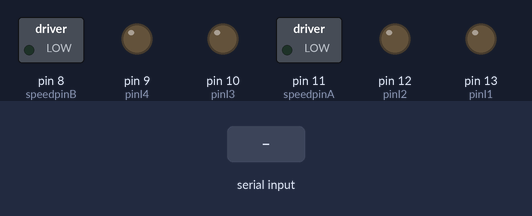
This sketch was run on a simulated Arduino Uno, built with avr-gcc and run on an emulated ATmega328P. Parts: switched loads named in the sketch (green lamp = pin HIGH), output pins drawn as LEDs (lit = HIGH). The inputs (shaded band) are chosen by the test bench.

Above: at 1.2 s.
1.3 s: "a90\n" received over Serial
At 3.5 s:
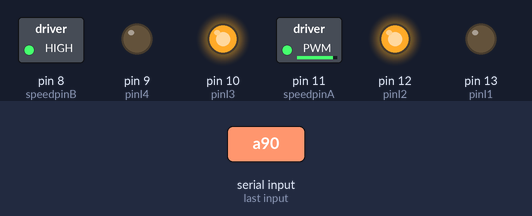
3.8 s: "a,45\n" received over Serial
At 5.6 s:
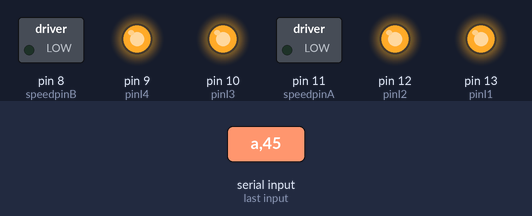
6.3 s: "r90\n" received over Serial
At 8.4 s:
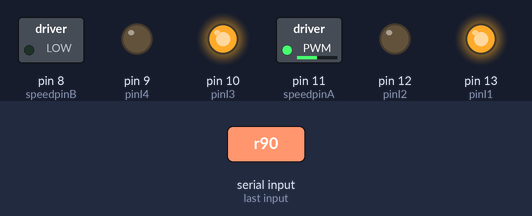
8.7 s: "m90\n" received over Serial
At 10.5 s:
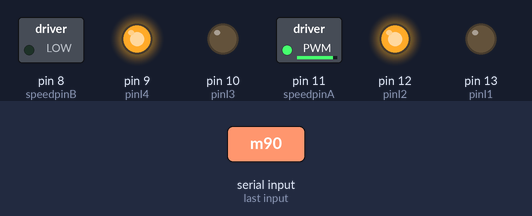
11.1 s: "r,45\n" received over Serial
At 12.4 s:
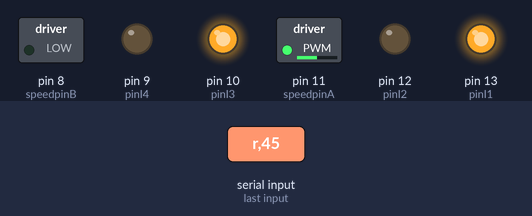
13.6 s: "m,45\n" received over Serial
At 15.4 s:
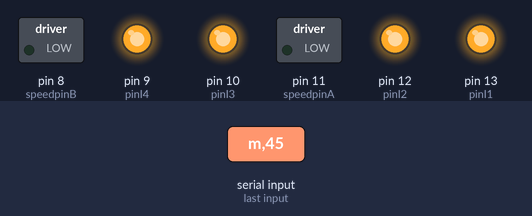
Timing chart, 0 to 16.9 s (numbered marks = the images above; inputs shaded):
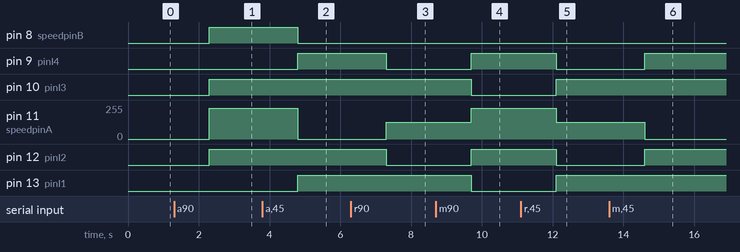

The sketch:

SerialEvent.ino
```cpp
// Calculate based on max input size expected for one command
#define INPUT_SIZE 9
#define COMMAND_SIZE 4

char input[INPUT_SIZE];
boolean stringComplete = false;

char functionCalled;
int params[2];

int pinI1=13;//define I1 port
int pinI2=12;//define I2 port
int speedpinA=11;//define EA(PWM speed regulation)port

int pinI3=10;//define I3 port
int pinI4=9;//define I4 port
int speedpinB=8;//define EB(PWM speed regulation)port


void setup() {
  pinMode(pinI1,OUTPUT);//define this port as output
  pinMode(pinI2,OUTPUT);
  pinMode(speedpinA,OUTPUT);

  pinMode(pinI3,OUTPUT);//define this port as output
  pinMode(pinI4,OUTPUT);
  pinMode(speedpinB,OUTPUT);
  Serial.begin(115200); // initialize serial
}

void serialEvent() {
  while(Serial.available()>0){
    Serial.readBytes(input, INPUT_SIZE);
    stringComplete = true;
  }
}

void commandReceived(){
  functionCalled = input[0];
  char temp1[COMMAND_SIZE];
  char temp2[COMMAND_SIZE];
  memcpy(temp1, &input[1], COMMAND_SIZE*sizeof(char));
  memcpy(temp2, &input[5], COMMAND_SIZE*sizeof(char));
  params[0] = atoi(temp1);
  params[1] = atoi(temp2);
  stringComplete = false;
}

int sign ( int number){
  return (number >= 0 ? 1 : -1);
}

void avance(int vitesse){
  if (vitesse == 0){
    /*digitalWrite(pinI1,HIGH);// DC motor rotates clockwise
     digitalWrite(pinI2,HIGH);
     digitalWrite(pinI3,HIGH);// DC motor rotates clockwise
     digitalWrite(pinI4,HIGH);
     analogWrite(speedpinA,0);
     analogWrite(speedpinB,0); */

    arretRobot();
  }
  else {
    vitesse = abs(vitesse) > 100 ? 100 * sign(vitesse) : vitesse;
    if (vitesse <0) {
      // Backward
      digitalWrite(pinI1,HIGH);// DC motor rotates clockwise
      digitalWrite(pinI2,LOW);
      digitalWrite(pinI3,LOW);// DC motor rotates clockwise
      digitalWrite(pinI4,HIGH);
    }
    else{
      // Forward
      digitalWrite(pinI1,LOW);// DC motor rotates clockwise
      digitalWrite(pinI2,HIGH);
      digitalWrite(pinI3,HIGH);// DC motor rotates clockwise
      digitalWrite(pinI4,LOW);
    }
    int vit = abs(vitesse*2.55);
    analogWrite(speedpinA,vit);
    analogWrite(speedpinB,vit);
  }
}

void rotate(int angle, int vit = 50){
  int vitesse = vit * 2.55;
  if (vitesse == 0){
    /*digitalWrite(pinI1,HIGH);// DC motor rotates clockwise
     digitalWrite(pinI2,HIGH);
     digitalWrite(pinI3,HIGH);// DC motor rotates clockwise
     digitalWrite(pinI4,HIGH);*/

    arretRobot();
  }
  else{
    if (angle <0) {
      digitalWrite(pinI1,LOW);// DC motor rotates clockwise
      digitalWrite(pinI2,HIGH);
      digitalWrite(pinI3,LOW);// DC motor rotates clockwise
      digitalWrite(pinI4,HIGH);
    }
    else{
      digitalWrite(pinI1,HIGH);// DC motor rotates clockwise
      digitalWrite(pinI2,LOW);
      digitalWrite(pinI3,HIGH);// DC motor rotates clockwise
      digitalWrite(pinI4,LOW);
    }
    analogWrite(speedpinA,abs(vitesse));
    analogWrite(speedpinB,abs(vitesse));
  }
}

void motorsSpeed(int speedLeft, int speedRight){
  if (speedLeft == 0 && speedRight == 0){
    /*digitalWrite(pinI1,HIGH);
    digitalWrite(pinI2,HIGH);
    digitalWrite(pinI3,HIGH);
    digitalWrite(pinI4,HIGH);
    analogWrite(speedpinA,0);
    analogWrite(speedpinB,0); */

   arretRobot();
  }
  else {
    speedLeft = abs(speedLeft) > 100 ? 100 * sign(speedLeft)*2.55 : speedLeft*2.55;
    speedRight = abs(speedRight) > 100 ? 100 * sign(speedRight)*2.55 : speedRight*2.55;
    if (speedLeft > 0){
      digitalWrite(pinI1,LOW);// DC motor rotates clockwise
      digitalWrite(pinI2,HIGH);
    }
    else {
      digitalWrite(pinI1,HIGH);// DC motor rotates anticlockwise
      digitalWrite(pinI2,LOW);
    }
    if (speedRight > 0){
      digitalWrite(pinI3,HIGH);// DC motor rotates clockwise
      digitalWrite(pinI4,LOW);
    }
    else{
      digitalWrite(pinI3,LOW);// DC motor rotates anticlockwise
      digitalWrite(pinI4,HIGH);
    }
    analogWrite(speedpinA,abs(speedLeft));
    analogWrite(speedpinB,abs(speedRight));
  }
}

void arretRobot(){
  digitalWrite(pinI1,HIGH);
  digitalWrite(pinI2,HIGH);
  digitalWrite(pinI3,HIGH);
  digitalWrite(pinI4,HIGH);

  analogWrite(speedpinA,0);
  analogWrite(speedpinB,0);
}

void loop() {
  if(stringComplete){
    commandReceived();
    if(functionCalled == 'a'){
      //Serial.print("avancer..");
      //Serial.println(params[0]);
      avance(params[0]);
    }
    else if(functionCalled == 'r'){
      //Serial.print("tourner..");
      //Serial.println(params[0]);
      rotate(params[0]);
    }
    else if(functionCalled == 'm'){
      //Serial.print("motorsSpeed..");
      //Serial.print(params[0]);
      //Serial.print(params[1]);
      motorsSpeed(params[0],params[1]);
    }
    else if(functionCalled == 's'){
      //Serial.print("stop..");
      arretRobot();
    }
  }
}
```

Measured:
- after the input at 1.3 s, pin 8 (speedpinB), pin 10 (pinI3), pin 12 (pinI2): LOW → HIGH after 1.0 s; pin 11 (speedpinA): 0/255 → 229/255 after 1.0 s
- after the input at 3.8 s, pin 8 (speedpinB): HIGH → LOW after 1.0 s; pin 9 (pinI4), pin 13 (pinI1): LOW → HIGH after 1.0 s; pin 11 (speedpinA): 229/255 → 0/255 after 1.0 s
- after the input at 6.3 s, pin 9 (pinI4), pin 12 (pinI2): HIGH → LOW after 1.0 s; pin 11 (speedpinA): 0/255 → 127/255 after 1.0 s
- after the input at 8.7 s, pin 9 (pinI4), pin 12 (pinI2): LOW → HIGH after 1.0 s; pin 10 (pinI3), pin 13 (pinI1): HIGH → LOW after 1.0 s; pin 11 (speedpinA): 127/255 → 229/255 after 1.0 s
- after the input at 11.1 s, pin 9 (pinI4), pin 12 (pinI2): HIGH → LOW after 1.0 s; pin 10 (pinI3), pin 13 (pinI1): LOW → HIGH after 1.0 s; pin 11 (speedpinA): 229/255 → 127/255 after 1.0 s
- after the input at 13.6 s, pin 9 (pinI4), pin 12 (pinI2): LOW → HIGH after 1.0 s; pin 11 (speedpinA): 127/255 → 0/255 after 1.0 s
